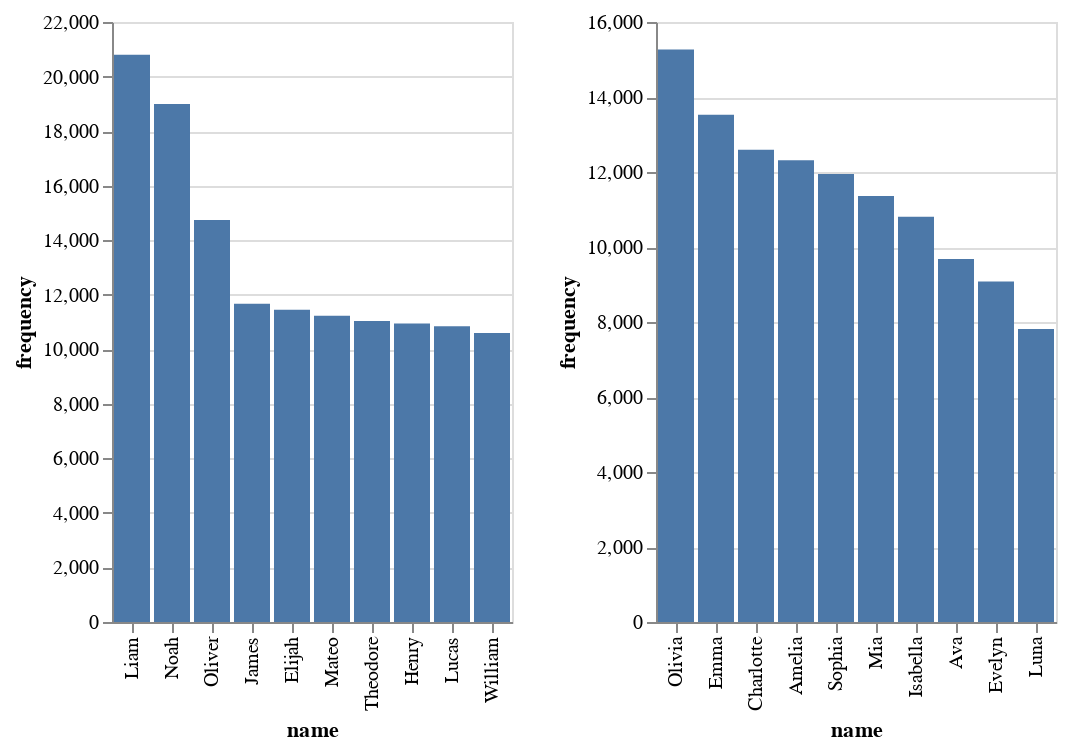

Here is the notebook cell this chart was saved with:
### Code cell
name_freq = df[df.year==2023].groupby(['name','sex'])['frequency'].sum().reset_index().sort_values('frequency',ascending=False)
name_freq.head(10)

male = alt.Chart(name_freq[(name_freq.sex=='M')].head(10)).mark_bar().encode(
    alt.X('name:N').sort('-y'),
    alt.Y('frequency:Q')
)

female = alt.Chart(name_freq[name_freq.sex=='F'].head(10)).mark_bar().encode(
    alt.X('name:N').sort('-y'),
    alt.Y('frequency:Q')
)

alt.hconcat(male,female)

### Figure 1 — Vega-Lite specification as saved in the notebook (floating-point values rounded to 4 significant figures)
{"config": {"view": {"continuousWidth": 300, "continuousHeight": 300}}, "hconcat": [{"data": {"name": "data-52d513555eeae52cb425a6c24f5fd72f"}, "mark": {"type": "bar"}, "encoding": {"x": {"field": "name", "sort": "-y", "type": "nominal"}, "y": {"field": "frequency", "type": "quantitative"}}}, {"data": {"name": "data-429aad0841ba7663ebbe3d3be89454e3"}, "mark": {"type": "bar"}, "encoding": {"x": {"field": "name", "sort": "-y", "type": "nominal"}, "y": {"field": "frequency", "type": "quantitative"}}}], "$schema": "https://vega.github.io/schema/vega-lite/v5.8.0.json", "datasets": {"data-52d513555eeae52cb425a6c24f5fd72f": [{"name": "Liam", "sex": "M", "frequency": 20802}, {"name": "Noah", "sex": "M", "frequency": 18995}, {"name": "Oliver", "sex": "M", "frequency": 14741}, {"name": "James", "sex": "M", "frequency": 11670}, {"name": "Elijah", "sex": "M", "frequency": 11452}, {"name": "Mateo", "sex": "M", "frequency": 11229}, {"name": "Theodore", "sex": "M", "frequency": 11041}, {"name": "Henry", "sex": "M", "frequency": 10941}, {"name": "Lucas", "sex": "M", "frequency": 10842}, {"name": "William", "sex": "M", "frequency": 10598}], "data-429aad0841ba7663ebbe3d3be89454e3": [{"name": "Olivia", "sex": "F", "frequency": 15270}, {"name": "Emma", "sex": "F", "frequency": 13527}, {"name": "Charlotte", "sex": "F", "frequency": 12596}, {"name": "Amelia", "sex": "F", "frequency": 12311}, {"name": "Sophia", "sex": "F", "frequency": 11944}, {"name": "Mia", "sex": "F", "frequency": 11359}, {"name": "Isabella", "sex": "F", "frequency": 10808}, {"name": "Ava", "sex": "F", "frequency": 9682}, {"name": "Evelyn", "sex": "F", "frequency": 9082}, {"name": "Luna", "sex": "F", "frequency": 7811}]}}
